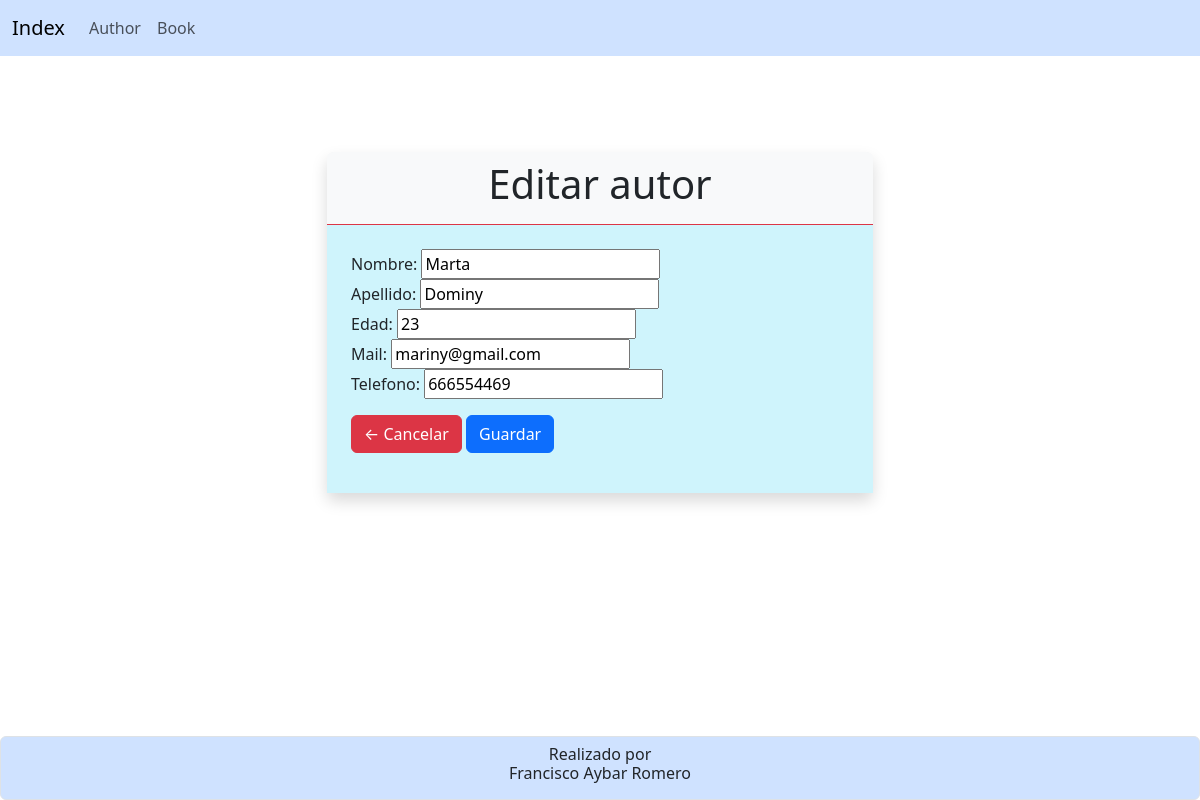
Page /author_update/5 on the committed database.
### HolaMundo/models.py (models this page shows, shortened)
class Author (models.Model):
    name=models.CharField (
        verbose_name='Nombre', # etiqueta dentro de la tabla
        max_length= 100,
        default=''
    )
    last_name=models.CharField(
        verbose_name='Apellido',
        max_length=150,
        default=''
    )
    age=models.PositiveSmallIntegerField (
        verbose_name='Edad',
        max_length=3
    )
    mail=models.EmailField(
        verbose_name='Mail',
        max_length=150,
        default=''
    )
    telefono=models.CharField(
        verbose_name='Telefono',
        max_length=10,
        default=''
    )

### HolaMundo/views.py (the view, shortened to what this page needs)
# urls.py: path('author_update/<int:pk>', views.author_update),
def author_update (request, pk = None): #Recibe la clave del autor que queremos actualizar.
    author = Author.objects.get(pk = pk) #Nos buscará el registro que coincida con la clave que le
    if request.method == 'GET':
        author_form = AutorForm(instance = author) #todo form basado en un modelo tiene este atributo que
        return render (request,'author_update.html',{'author':author,'author_form':author_form}) #si la

### HolaMundo/forms.py
class AutorForm (forms.ModelForm): #Vamos a crear un formulario de Django , basado en un modelo, por eso hacemos la herencia
    class Meta:
        model = Author
        fields='__all__'

### HolaMundo/templates/author_update.html (shortened to what this page needs)
{%extends 'index.html'%}
{%block content%}
<div class="container my-5">
    <div class="row justify-content-center">
        <div class="col-12 col-md-8 col-lg-6">
            <section class="bg-light rounded shadow my-5">
                <div class="text-center py-2 border-bottom border-danger">
                    <h1>Editar autor</h1>
                </div>
                <article class="bg-info-subtle p-4">
                    <form action="" method="POST" class="form">
                        {{author_form}}
                        <div class="my-3">
                            <a href="/author/" class="btn btn-danger">← Cancelar</a>
                            <button type="submit" class="btn btn-primary">Guardar</button>
                        </div>
                    </form>
                </article>
            </section>
        </div>
    </div>
</div>
{%endblock content%}

### rows in the picture
Author: name "Marta", last_name "Dominy", age "23", mail "mariny@gmail.com", telefono "666554469"
